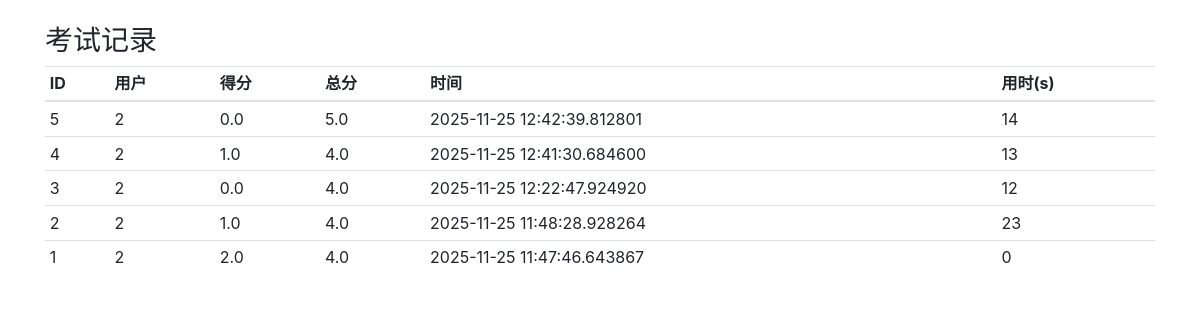
Page /admin/records (signed in) on the committed database.
### app/models.py (models this page shows)
class ExamRecord(db.Model):
    __tablename__ = 'exam_records'
    id = db.Column(db.Integer, primary_key=True)
    user_id = db.Column(db.Integer)
    score = db.Column(db.Float)
    total = db.Column(db.Float)
    duration_seconds = db.Column(db.Integer)
    created_at = db.Column(db.DateTime, default=datetime.datetime.utcnow)
    details = db.Column(db.Text)  # JSON 格式或字符串化结果

### app/admin/routes.py (the view)
@admin_bp.route('/records')
@admin_required
def records():
    from ..models import ExamRecord
    recs = ExamRecord.query.order_by(ExamRecord.created_at.desc()).limit(200).all()
    return render_template('admin/records.html', recs=recs)

### app/admin/routes.py (called while the page is built)
def admin_required(f):
    from functools import wraps
    @wraps(f)
    def wrapper(*args, **kwargs):
        uid = session.get('user_id')
        if not uid:
            flash('请先登录', 'warning')
            return redirect(url_for('auth.login'))
        from ..models import User
        u = User.query.get(uid)
        if not u or not u.is_admin:
            flash('需要管理员权限', 'danger')
            return redirect(url_for('auth.index'))
        return f(*args, **kwargs)
    return wrapper

### app/templates/admin/records.html (shortened to what this page needs)
{% extends "base.html" %}
{% block content %}
  <h3>考试记录</h3>
  <table class="table table-sm">
    <thead><tr><th>ID</th><th>用户</th><th>得分</th><th>总分</th><th>时间</th><th>用时(s)</th></tr></thead>
    <tbody>
      {% for r in recs %}
      <tr>
        <td>{{ r.id }}</td>
        <td>{{ r.user_id }}</td>
        <td>{{ r.score }}</td>
        <td>{{ r.total }}</td>
        <td>{{ r.created_at }}</td>
        <td>{{ r.duration_seconds }}</td>
      </tr>
      {% endfor %}
    </tbody>
  </table>
{% endblock %}

### rows in the picture
ExamRecord: id "5", user_id "2", score "0.0", total "5.0", created_at "2025-11-25 12:42:39.812801", duration_seconds "14"
ExamRecord: id "4", user_id "2", score "1.0", total "4.0", created_at "2025-11-25 12:41:30.684600", duration_seconds "13"
ExamRecord: id "3", user_id "2", score "0.0", total "4.0", created_at "2025-11-25 12:22:47.924920", duration_seconds "12"
ExamRecord: id "2", user_id "2", score "1.0", total "4.0", created_at "2025-11-25 11:48:28.928264", duration_seconds "23"
ExamRecord: id "1", user_id "2", score "2.0", total "4.0", created_at "2025-11-25 11:47:46.643867", duration_seconds "0"
